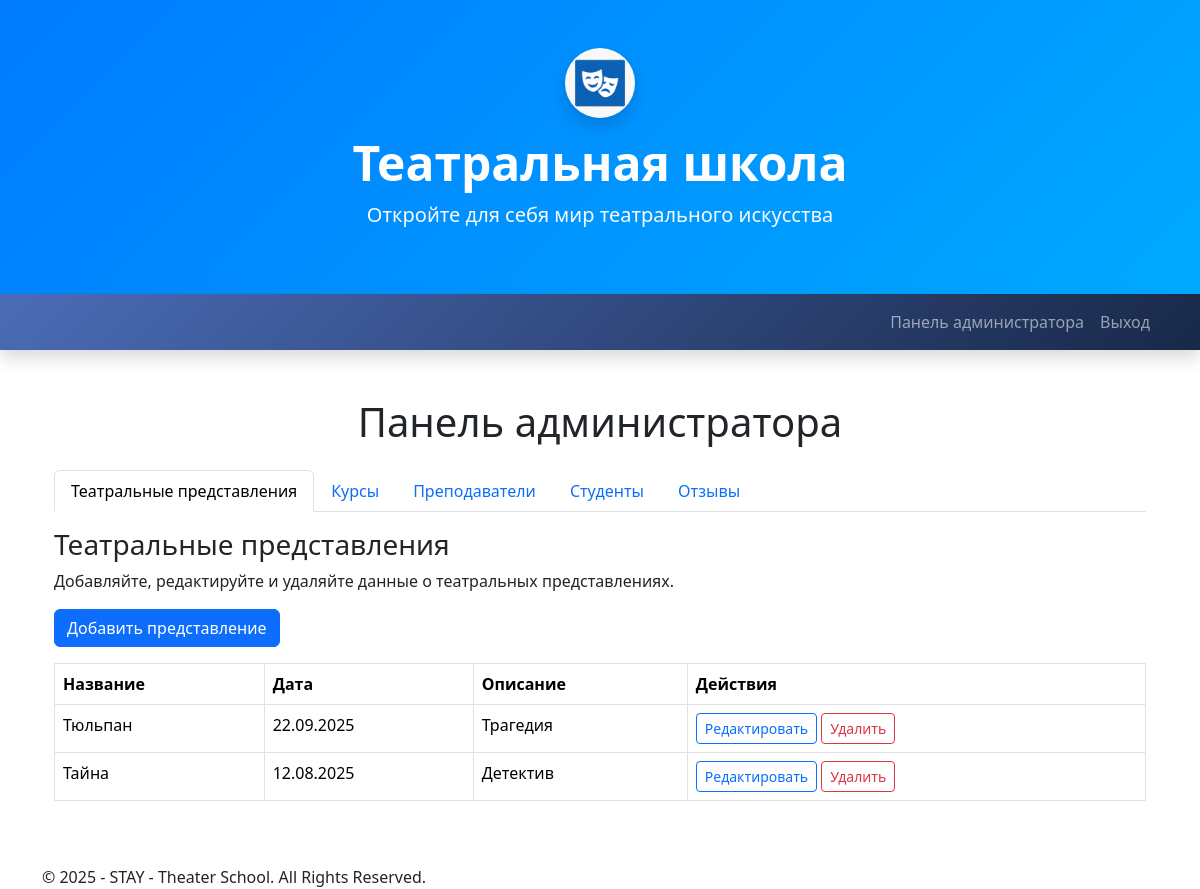
The page /admin/dashboard (signed in) on the database as committed earlier.
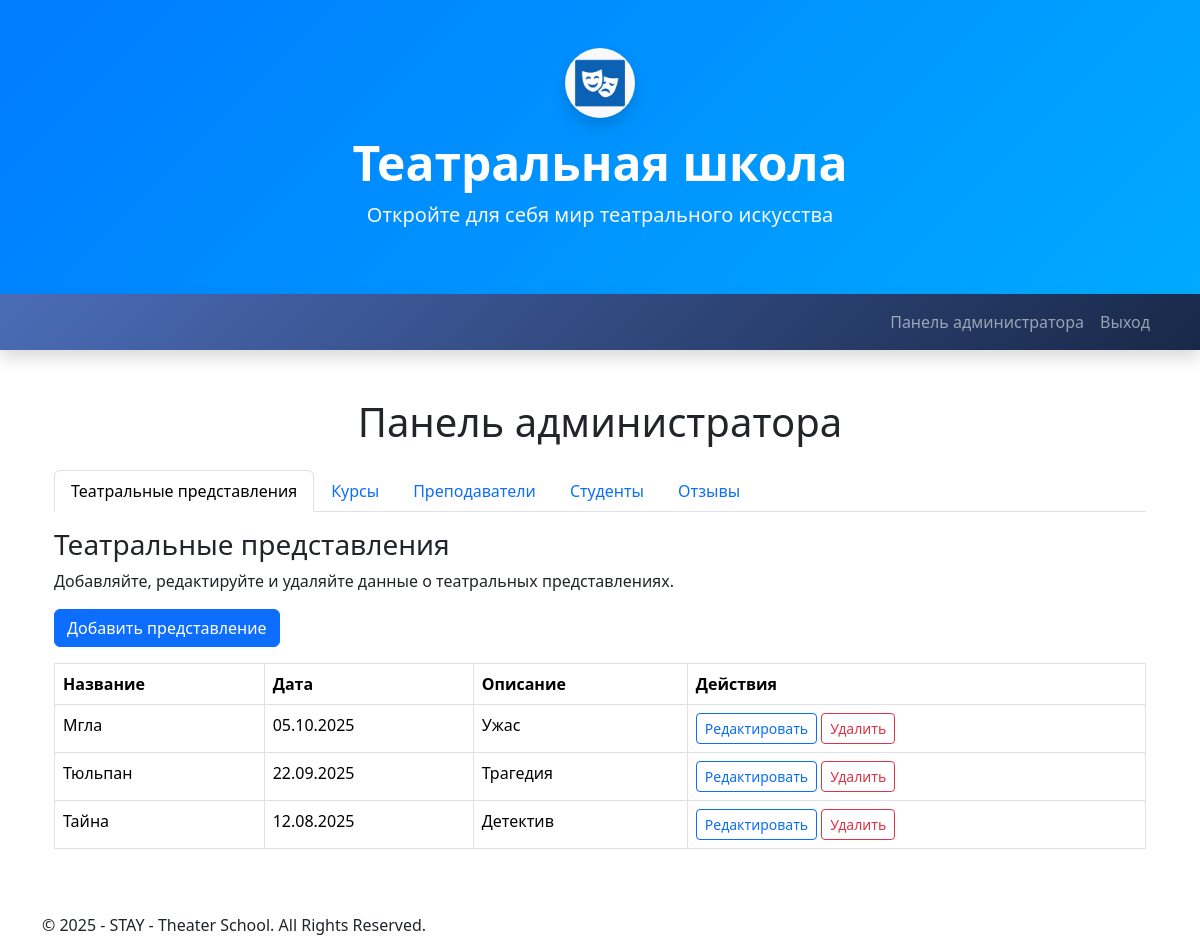
The same page on the database as committed later.
### app/models.py (models this page shows, shortened)
class TheatreShow(db.Model):
    __tablename__ = 'theatre_shows'
    id = db.Column(db.Integer, primary_key=True)
    title = db.Column(db.String(128), nullable=False)
    show_date = db.Column(db.DateTime, nullable=False)
    description = db.Column(db.Text, nullable=True)

### app/admin/routes.py (the view)
@bp.route('/dashboard')
@login_required
@roles_required('admin')
def dashboard():
    shows = TheatreShow.query.order_by(TheatreShow.show_date.desc()).all()
    courses = Course.query.order_by(Course.start_datetime.desc()).all()
    teachers = User.query.filter_by(role='teacher').order_by(User.name).all()
    students = User.query.filter_by(role='student').order_by(User.name).all()
    reviews = Review.query.filter_by(moderated=False).order_by(Review.created_at.desc()).all()
    return render_template('admin/dashboard.html',
                           title='Административная панель',
                           shows=shows,
                           courses=courses,
                           teachers=teachers,
                           students=students,
                           reviews=reviews)

### app/__init__.py (called while the page is built)
@login_manager.user_loader
def load_user(user_id):
    return User.query.get(int(user_id))

### app/templates/admin/dashboard.html (shortened to what this page needs)
{% extends "base.html" %}
{% block content %}
<div class="container py-4">
  <h1 class="mb-4 text-center">Панель администратора</h1>
  <ul class="nav nav-tabs" id="adminTabs" role="tablist">
    <li class="nav-item" role="presentation">
      <button class="nav-link active" id="shows-tab" data-bs-toggle="tab" data-bs-target="#shows"
              type="button" role="tab" aria-controls="shows" aria-selected="true">
        Театральные представления
      </button>
    </li>
    <li class="nav-item" role="presentation">
      <button class="nav-link" id="courses-tab" data-bs-toggle="tab" data-bs-target="#courses"
              type="button" role="tab" aria-controls="courses" aria-selected="false">
        Курсы
      </button>
    </li>
    <li class="nav-item" role="presentation">
      <button class="nav-link" id="teachers-tab" data-bs-toggle="tab" data-bs-target="#teachers"
              type="button" role="tab" aria-controls="teachers" aria-selected="false">
        Преподаватели
      </button>
    </li>
    <li class="nav-item" role="presentation">
      <button class="nav-link" id="students-tab" data-bs-toggle="tab" data-bs-target="#students"
              type="button" role="tab" aria-controls="students" aria-selected="false">
        Студенты
      </button>
    </li>
    <li class="nav-item" role="presentation">
      <button class="nav-link" id="reviews-tab" data-bs-toggle="tab" data-bs-target="#reviews"
              type="button" role="tab" aria-controls="reviews" aria-selected="false">
        Отзывы
      </button>
    </li>
  </ul>
  <div class="tab-content" id="adminTabsContent">
    <div class="tab-pane fade show active" id="shows" role="tabpanel" aria-labelledby="shows-tab">
      <h3 class="mt-3">Театральные представления</h3>
      <p>Добавляйте, редактируйте и удаляйте данные о театральных представлениях.</p>
      <a href="{{ url_for('admin.add_theatre_show') }}" class="btn btn-primary mb-3">Добавить представление</a>
      <div class="table-responsive">
        <table class="table table-bordered table-hover">
          <thead>
            <tr>
              <th>Название</th>
              <th>Дата</th>
              <th>Описание</th>
              <th>Действия</th>
            </tr>
          </thead>
          <tbody>
            {% for show in shows %}
            <tr>
              <td>{{ show.title }}</td>
              <td>{{ show.show_date.strftime('%d.%m.%Y') if show.show_date else 'Нет данных' }}</td>
              <td>{{ show.description }}</td>
              <td>
                <a href="{{ url_for('admin.edit_theatre_show', show_id=show.id) }}" class="btn btn-sm btn-outline-primary">Редактировать</a>
                <form action="{{ url_for('admin.delete_theatre_show', show_id=show.id) }}" method="POST" style="display: inline;">
                  <button type="submit" class="btn btn-sm btn-outline-danger"
                          onclick="return confirm('Вы уверены, что хотите удалить представление?');">
                    Удалить
                  </button>
                </form>
              </td>
            </tr>
            {% else %}
            <tr>
              <td colspan="4" class="text-center">Нет представлений</td>
            </tr>
            {% endfor %}
          </tbody>
        </table>
      </div>
    </div>
  </div>
</div>
{% endblock %}

### app/templates/base.html (shortened to what this page needs)
<!DOCTYPE html>
<html lang="ru">
<head>
  <link rel="stylesheet" href="{{ url_for('static', filename='css/bootstrap.min.css') }}">
  <link rel="stylesheet" href="{{ url_for('static', filename='css/style.css') }}">
</head>
<body>
  {% include 'partials/header.html' %}
  {% include 'partials/navbar.html' %}
  <main class="container my-4">
    {% block content %}
    {% endblock %}
  </main>
  {% include 'partials/footer.html' %}
</body>
</html>

### app/templates/partials/header.html
<header class="py-5" style="background: linear-gradient(135deg, #007bff, #00aaff);">
    <div class="container text-center">
      <div class="d-flex flex-column align-items-center">
        <img src="{{ url_for('static', filename='images/android-chrome-192x192.png') }}"
             alt="Логотип" style="width:70px; height:70px;" class="mb-3 rounded-circle shadow">
        <h1 class="display-5 text-white fw-bold">Театральная школа</h1>
        <p class="lead text-light">Откройте для себя мир театрального искусства</p>
      </div>
    </div>
  </header>

### app/templates/partials/navbar.html (shortened to what this page needs)
<nav class="navbar navbar-expand-lg navbar-dark shadow" style="background: linear-gradient(135deg, #4b6cb7, #182848);">
  <div class="container">
    <div class="collapse navbar-collapse" id="navbarNav">
      <ul class="navbar-nav ms-auto">
        {% if current_user.is_authenticated %}
          {% if current_user.role == 'student' %}
            <li class="nav-item">
              <a class="nav-link" href="{{ url_for('student.dashboard') }}">Личный кабинет</a>
            </li>
          {% elif current_user.role == 'teacher' %}
            <li class="nav-item">
              <a class="nav-link" href="{{ url_for('teacher.dashboard') }}">Кабинет преподавателя</a>
            </li>
          {% elif current_user.role == 'admin' %}
            <li class="nav-item">
              <a class="nav-link" href="{{ url_for('admin.dashboard') }}">Панель администратора</a>
            </li>
          {% endif %}
          <li class="nav-item">
            <a class="nav-link" href="{{ url_for('student.logout') }}">Выход</a>
          </li>
        {% else %}
          <li class="nav-item">
            <a class="nav-link" href="{{ url_for('student.login') }}">Вход</a>
          </li>
        {% endif %}
      </ul>
    </div>
  </div>
</nav>

### app/templates/partials/footer.html
<footer>
    <div class="container">
        <p class="mb-0">&copy; 2025 - STAY - Theater School. All Rights Reserved.</p>
    </div>
</footer>

Rows that differ between the two databases and show on the page:
added TheatreShow: title "Мгла", show_date "05.10.2025", description "Ужас"
